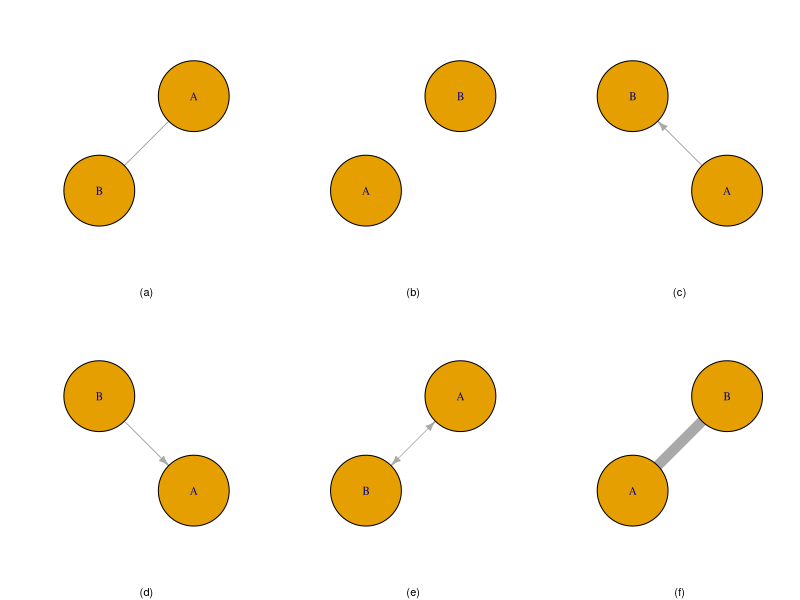
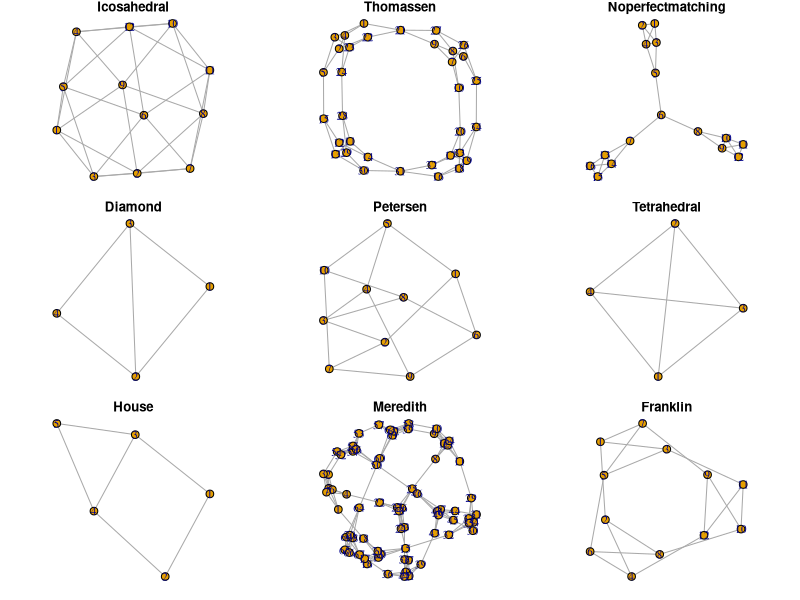

Here is the R script that generated these plots, in order: (Note: this script raises an error after producing the figures.)
## ---- chunk 1
x <- c("igraph", "tibble", "stringr", "kableExtra", "RColorBrewer", "viridis", "magrittr", "igraphdata", "ggplot2")
lapply(x, require, character.only = T, quietly = T)
## ---- chunk 2

library(grid)
library(gridExtra)
filename <- "./imgs/introductory_plots.jpg"
par(mfrow=c(2, 3))
igraph_options(vertex.size = 150, arrow.size = .1, vertex.label.font = 16)
g1 <- graph_from_literal(A--B)
g2 <- graph_from_literal(A, B)
g3 <- graph_from_literal(A-+B)
g4 <- graph_from_literal(A+-B)
g5 <- graph_from_literal(A++B)
g6 <- graph_from_literal(B--A)
plot.igraph(g1, sub = "(a)")
plot.igraph(g2, sub = "(b)")
plot.igraph(g3, sub = "(c)", edge.arrow.size = .5)
plot.igraph(g4, sub = "(d)", edge.arrow.size = .5)
plot.igraph(g5, sub = "(e)", edge.width = .5, edge.arrow.size = .5)
plot.igraph(g6, sub = "(f)", edge.width = 10)

## ---- chunk 3
par(mfrow = c(3,3), mar = c(1, 1, 1, 1))
x <- c("Bull", "Chvatal", "Coxeter", "Cubical", "Diamond", "Dodecahedral", "Folkman", "Franklin", "Frucht", "Grotzsch", "Heawood", "Herschel", "House", "HouseX", "Icosahedral", "Krackhardt kite", "Levi", "McGee", "Meredith", "Noperfectmatching", "Nonline", "Octahedral", "Petersen", "Robertson", "Smallestcyclicgroup", "Tetrahedral", "Thomassen", "Tutte", "Uniquely3colorable", "Walther", "Zachary")
notable.graphs <- sample(x, size = 9, replace = F)
sapply(notable.graphs, function(x) plot.igraph(make_graph(x), main = x, vertex.size = 10))
## ---- chunk 4
library(qgraph)
#igraph may have lesmis as resident dataset
file <- "./data/gephy/lesmiserables.gml"
g1 <- read_graph(file = file, format = "gml")
igraph_options(vertex.size = 10)
layout <- layout_with_fr(g1)
e <- get.edgelist(g1)
#l <- qgraph.layout.fruchtermanreingold(e,vcount=vcount(g1))
l <- qgraph.layout.fruchtermanreingold(e,vcount=vcount(g1), area=8*(vcount(g1)^2),repulse.rad=(vcount(g1)^3.1))
#that worked! See https://stackoverflow.com/questions/39290909/igraph-resolving-tight-overlapping-nodes
plot.igraph(g1, 
            asp = 0,
            vertex.label.cex = .35, 
            layout = l,
            axes = F)
## ---- chunk 5
data("karate")
coords <- layout_with_fr(karate, niter = 1000)

par(mfrow=c(1, 2))
par(oma=c(0,0,2,0))
#Note layout set to "coords"
plot.igraph(karate, layout = coords, main = "layout = coords #1", vertex.label = NA, vertex.color = "blue")

plot.igraph(karate, layout = coords, main = "layout = coords #2", vertex.label = NA, vertex.color = "red")

## ---- chunk 6
set.seed(1234)
g <- sample_pa(25)
coords <- layout_randomly(g)
coords1 <- as_tibble(coords)
names(coords1) <- c("x", "y")
par(mfrow = c(3, 1),
    mar = c(2, 2, 2, 2)
    )
plot(coords1$x, coords1$y)
plot.igraph(g, layout = coords, asp = 0, vertex.size = 3,
            vertex.label = NA, axes = T, edge.color = "white")
plot.igraph(g, layout = coords, asp = 0, vertex.size = 3,
            vertex.label = NA, axes = T, edge.arrow.size = 0)
## ---- chunk 7

library(stringr)
grep("^layout_", lsf.str("package:igraph"), value = T) %>%
  append(c("", "")) %>%
       matrix(nrow = 7, ncol = 3, byrow = T) %>%
      kbl(caption = "Available layouts for nodes in `igraph`.") %>%
      kable_styling()
## ---- chunk 8
# Create data
data <- matrix(sample(0:1, 100, replace=TRUE, prob=c(0.5,0.5)), nrow=10)
network <- graph_from_adjacency_matrix(data , mode='undirected', diag=F )
 
# When ploting, we can use different layouts:
par(mfrow=c(3,3), mar=c(1,1,1,1))
plot(network, layout=layout_nicely, main = "nicely")
plot(network, layout=layout_on_grid, main = "grid")
plot(network, layout=layout_with_drl, main="DrL")
plot(network, layout=layout.circle, main="circle")
plot(network, layout=layout.random, main="random")
plot(network, layout=layout.fruchterman.reingold, main="fruchterman-reingold")
plot(network, layout=layout_as_tree, main="tree")
plot(network, layout=layout_with_kk, main="kamada-kawai")
plot(network, layout=layout_with_lgl, main="large.graph.layout")
## ---- chunk 9
library(igraph)
library(qgraph)
g <- barabasi.game(355, directed=FALSE)
par(mfrow=c(1, 3), mar = c(1, 1, 1, 1))
plot(g,layout=layout_with_fr,
     vertex.size=4,
     vertex.label=NA,
     main = "layout_with_fr")
e <- get.edgelist(g)
l <- qgraph.layout.fruchtermanreingold(e,vcount=vcount(g))
plot(g,
     layout = l,
     vertex.size = 4,
     vertex.label = NA,
     main ="F-R default"
     )
l <- qgraph.layout.fruchtermanreingold(e,vcount=vcount(g),
      area=8*(vcount(g)^2),repulse.rad=(vcount(g)^3.1))
plot(g,
     layout = l,
     vertex.size = 4, 
     vertex.label = NA,
     main = "F-R modified")
## ---- chunk 10
par(mfrow=c(2,2), mar=c(2, 2, 2, 2))
# shapes
shapes <- shapes()
g1 <- make_ring(length(shapes()))
plot.igraph(g1,
            vertex.size = 50,
            vertex.shape = shapes,
            main = "shapes"
            )

# size
sizes <- seq(5, 50, length.out = 10)
g2 <- make_ring(length(sizes))
plot.igraph(g2, 
            vertex.size = sizes,
            vertex.shape = "circle",
            main = "sizes")
# color
colors <- c(NA, 1:8)
g3 <- make_ring(9)
plot.igraph(g3, 
            vertex.color = colors,
            vertex.size = 50,
            vertex.label = paste0(colors),
            layout = layout_nicely,
            main = "colors")
# labels
labels <- state.abb[1:10]
size <- seq(.1, 2, length.out = 10)
dist <- seq(.1, 3, length.out = 10)
g4 <- make_ring(10)
plot.igraph(g4, 
            vertex.label = labels,
            vertex.label.cex = size,
            vertex.label.dist = dist,
            layout = layout_nicely,
            main = "labels"
            
            )

## ---- chunk 11
par(mfrow=c(1,3), mar=c(2, 2, 3, 2))
#graph
colors <- brewer.pal(name = "Set1", n = 9)
g1 <- make_ring(9)
plot.igraph(g1, 
            vertex.color = colors,
            vertex.shape = "circle",
            vertex.label.cex = .75,
            vertex.size = 30,
            vertex.label = paste0(colors),
            vertex.label.dist = 5,
            layout = layout_nicely,
            main = "brewer\n Set1"
            )
#graph
colors <- viridis(10, option = "D")
g1 <- make_ring(length(colors), circular = T)
plot.igraph(g1, 
            vertex.color = colors,
            vertex.shape = "csquare",
            vertex.label.cex = .75,
            vertex.size = 25,
            vertex.label = paste0(colors),
            vertex.label.dist = 4,
            layout = layout_nicely,
            main = "viridis \n default"
            )
#graph
colors <- rainbow(10)
g3 <- make_ring(length(colors))
plot.igraph(g3, 
            vertex.color = colors,
            vertex.shape = "csquare",
            vertex.label.cex = .75,
            vertex.size = 25,
            vertex.label = paste0(colors),
            vertex.label.dist = 4,
            layout = layout_nicely,
            main = "base \n rainbow"
            )

## ---- chunk 12
par(mfrow=c(2,2), mar=c(2, 2, 2, 2))
# lty

edge.lty <- 1:6
edf <- tibble(from = rep("+", length(edge.lty)),
                  to = LETTERS[1:length(edge.lty)]
               )
g1 <- graph_from_data_frame(edf)
plot.igraph(g1,
            vertex.size = 25,
            edge.lty = edge.lty,
            edge.label = 1:6,
            arrow.mode = "-",
            layout = layout_as_tree,
            main = "type"
            )
#plot
width <- seq(from = .5, to = 3, length.out=6)
edf <- tibble(from = rep("+", length(width)),
                  to = LETTERS[2:sum(length(width), 1)]
               )
g2 <- graph_from_data_frame(edf)
plot.igraph(g2,
            vertex.size = 25,
            edge.lty = 1,
            edge.label = 1:length(width),
            arrow.mode = "-",
            edge.width = width,
            layout = layout_as_tree,
            main = "width"
            )
#plot
colors <- c(1:8)
edf <- tibble(from = rep("+", length(colors)),
                  to = LETTERS[2:sum(length(colors), 1)]
               )
g3 <- graph_from_data_frame(edf)
plot.igraph(g3,
            vertex.size = 25,
            edge.lty = 1,
            edge.label = 1:length(colors),
            arrow.mode = "-",
            edge.width = 1.5,
            layout = layout_as_tree,
            edge.color = colors,
            main = "colors"
            )
#plot labels
colors <- 1:8
edge.label.cex = seq(.5, 4, by = .5)
g4 <- make_ring(8, circular = TRUE)
edf <- tibble(from = rep("+", length(edge.label.cex)),
                  to = LETTERS[2:sum(length(edge.label.cex), 1)]
               )
#g4 <- graph_from_data_frame(g4)
plot.igraph(g4,
            vertex.size = 15,
            vertex.label = NA,
            edge.lty = 1,
            edge.label = colors,
            arrow.mode = NA,
            edge.width = 3,
            edge.color = colors,
            edge.label.cex = edge.label.cex,
            curved = TRUE,
            main = "labels"
            )
